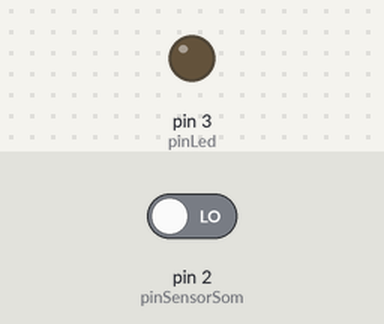
The sketch below on a simulated Arduino Uno, built with avr-gcc and run on an emulated ATmega328P. Shown: output pins drawn as LEDs (lit = HIGH). Inputs (shaded band) come from the test bench; at power-on: pin 2 (pinSensorSom) LOW.

Above: at 1.2 s.
1.3 s: pin 2 (pinSensorSom) driven HIGH
At 1.8 s:
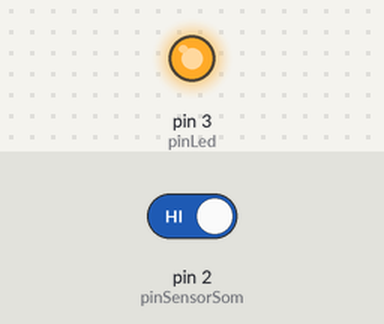
2.8 s: pin 2 (pinSensorSom) driven LOW
At 4.1 s:
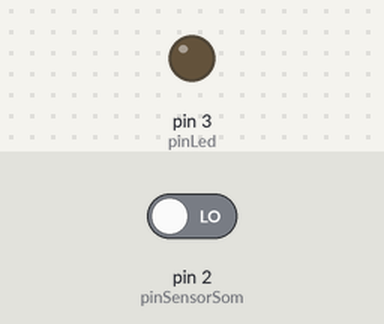
Timing chart, 0 to 5.8 s (numbered marks = the images above; inputs shaded):
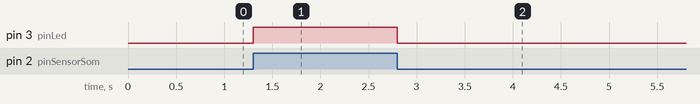

Measured:
- after the input at 1.3 s, pin 3 (pinLed): LOW → HIGH at once
- after the input at 2.8 s, pin 3 (pinLed): HIGH → LOW at once

The sketch:

sensor_de_som.ino
```cpp
int pinSensorSom = 2;
int pinLed = 3;
int estadoSensor;
void setup() {
 pinMode (pinSensorSom, INPUT);
 pinMode (pinLed, OUTPUT);
}

void loop() {
  int estadoSensor = digitalRead (pinSensorSom);
  if(estadoSensor == 1){
    digitalWrite(pinLed, HIGH);
  }
  else {
    digitalWrite(pinLed, LOW);
  }
}
```
